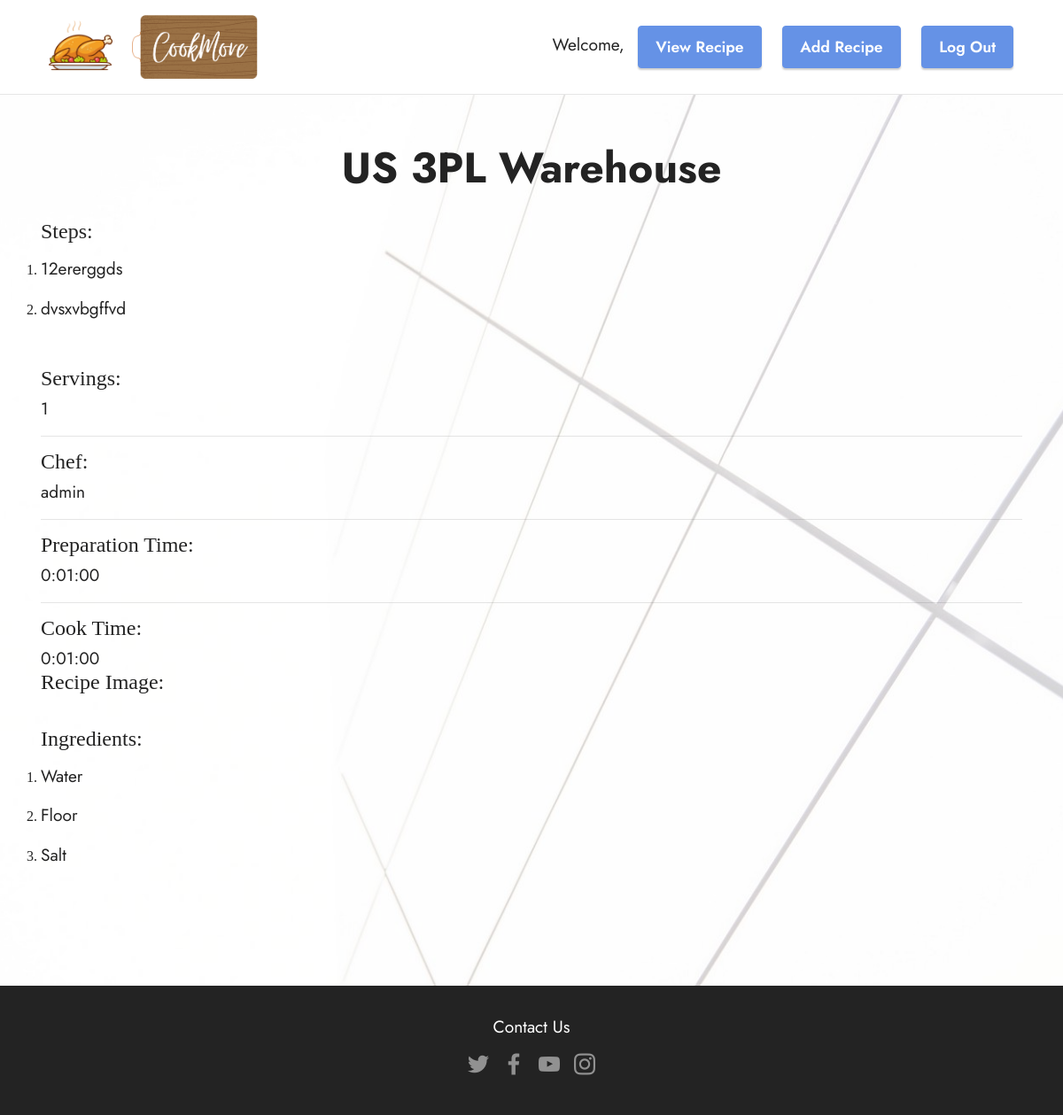
The page /recipe/25 (signed in) on the database its author committed.
### recipe/models.py (models this page shows)
class Recipe(models.Model):
    recipe_name = models.CharField(max_length=255)
    recipe_steps = models.CharField(max_length=255)
    recipe_prep_time = models.DurationField()
    recipe_cook_time = models.DurationField()
    recipe_servings = models.IntegerField()
    recipe_image = models.FileField(upload_to='images')
    recipe_ingredient = models.ManyToManyField('Ingredient')
    recipe_favourites = models.ManyToManyField(settings.AUTH_USER_MODEL, blank=True)
    recipe_chef = models.ForeignKey(settings.AUTH_USER_MODEL, on_delete=models.CASCADE, related_name='creater')
    def __str__(self):
        return self.recipe_name

class Ingredient(models.Model):
    ingredient_name = models.CharField(max_length=255)
    def __str__(self):
        return self.ingredient_name

### recipe/views.py (the view)
# urls.py: path('recipe/<int:recipe_id>', views.recipe_details, name='recipe-details')
def recipe_details(request, recipe_id):
    recipe = Recipe.objects.get(id=recipe_id)
    steps=str(recipe.recipe_steps[2:-2]).split('\\r\\n')
    recipe.recipe_steps = steps
    ingredients = recipe.recipe_ingredient.all()
    context = { 'recipe' : recipe, 'ingredients' : ingredients }
    return render(request, "recipe/recipe_details.html", context=context)

### recipe/templates/recipe/recipe_details.html (shortened to what this page needs)
{% load static %}
{% include 'header.html' %}
<section class=" cid-sot7C68He7" id="form7-w">
    <div class="mbr-overlay"></div>
    <div class="container">
        <div class="mbr-section-head">
            <h3 class="mbr-section-title mbr-fonts-style align-center mb-0 display-2">
                <strong>{{recipe}}</strong></h3>
        </div>
        <div class="row justify-content-center mt-4">
            <ol class="col">
                <h4>Steps:</h4>
                {% for step in recipe.recipe_steps %}
                <li class="my-3">
                    <p class="mbr-section-title mbr-fonts-style mb-0 display-7">{{step}}</p>
                </li>
                {% endfor %}
            </ol>
        </div>
        <h4>Servings:</h4>
        <p class="mbr-section-title mbr-fonts-style mb-0 display-7">{{recipe.recipe_servings}}</p>
        <hr>
        <h4>Chef:</h4>
        <p class="mbr-section-title mbr-fonts-style mb-0 display-7">{{recipe.recipe_chef}}</p>
        <hr>
        <h4>Preparation Time:</h4>
        <p class="mbr-section-title mbr-fonts-style mb-0 display-7">{{recipe.recipe_prep_time}}</p>
        <hr>
        <h4>Cook Time:</h4>
        <p class="mbr-section-title mbr-fonts-style mb-0 display-7">{{recipe.recipe_cook_time}}</p>
        <h4>Recipe Image:</h4>
        <div class="row justify-content-center mt-4">
            <ol class="col">
                <h4>Ingredients:</h4>
                {% for ing in ingredients %}
                <li class="my-3">
                    <p class="mbr-section-title mbr-fonts-style mb-0 display-7">{{ing}}</p>
                </li>
                {% endfor %}
            </ol>
        </div>
    </div>
</section>
{% include 'footer.html' %}

### recipe/static/assets/theme/css/style.css (style rules this page uses)
section { background-color: #ffffff; }
body { font-style: normal; line-height: 1.5; font-weight: 400; color: #232323; position: relative; }
section, .container, .container-fluid { position: relative; word-wrap: break-word; }
.mbr-section-title { font-style: normal; line-height: 1.3; }
h1, h2, h3, h4, h5, h6, .display-1, .display-2, .display-4, .display-5, .display-7, p, a { line-height: 1; word-break: break-word; word-wrap: break-word; font-weight: 400; }
b, strong { font-weight: bold; }
section { background-position: 50% 50%; background-repeat: no-repeat; background-size: cover; }
.align-center { text-align: center; }
.row { display: -webkit-flex; -webkit-flex-wrap: wrap; }
.justify-content-center { -webkit-justify-content: center; }
html, body { height: auto; min-height: 100vh; }
.mbr-overlay { background-color: #000; bottom: 0; left: 0; opacity: 0.5; position: absolute; right: 0; top: 0; z-index: 0; pointer-events: none; }
ul, ol, pre, blockquote { margin-bottom: 2.3125rem; }
.mt-4 { margin-top: 2rem !important; }
@media (min-width: 992px) { .container { padding-left: 16px; padding-right: 16px; } }
@media (min-width: 992px) { .row { margin-left: -16px; margin-right: -16px; } }
@media (min-width: 992px) { .row > [class*="col"] { padding-left: 16px; padding-right: 16px; } }

### recipe/static/assets/mobirise/css/mbr-additional.css (style rules this page uses)
body { font-family: IBM Plex Sans; }
.display-2 { font-family: 'Jost', sans-serif; font-size: 3rem; line-height: 1.1; }
.display-7 { font-family: 'Jost', sans-serif; font-size: 1.2rem; line-height: 1.5; }
body { overflow-x: hidden; }
.cid-sot7C68He7 { padding-top: 5rem; padding-bottom: 5rem; background-image: url("../../../assets/images/background1.jpg"); }
.cid-sot7C68He7 .mbr-overlay { background-color: #ffffff; opacity: 0.4; }

### rows shown on the page
Recipe: recipe_name "US 3PL Warehouse", recipe_servings "1", recipe_chef "admin", recipe_prep_time "0:01:00", recipe_cook_time "0:01:00"
Ingredient: ingredient_name "Water"
Ingredient: ingredient_name "Floor"
Ingredient: ingredient_name "Salt"

### other values the page prints
{{ step }} "12ererggds" "dvsxvbgffvd"
